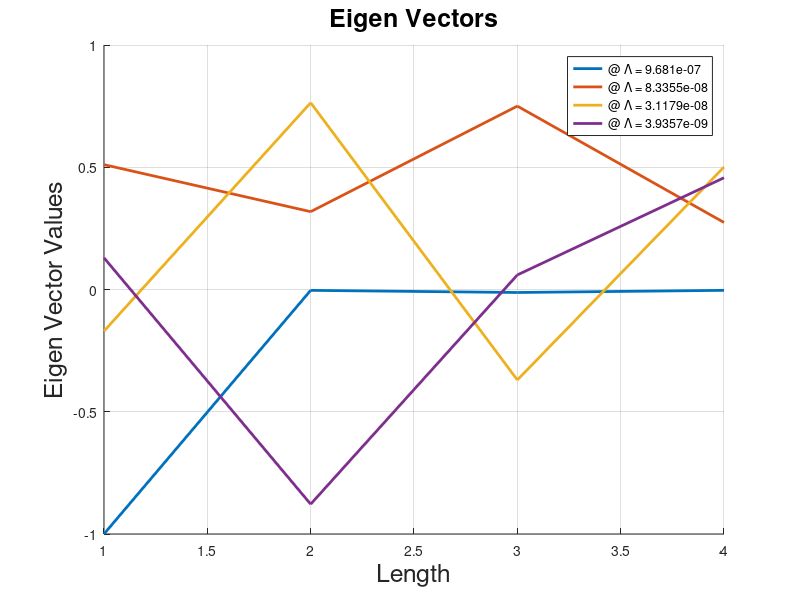
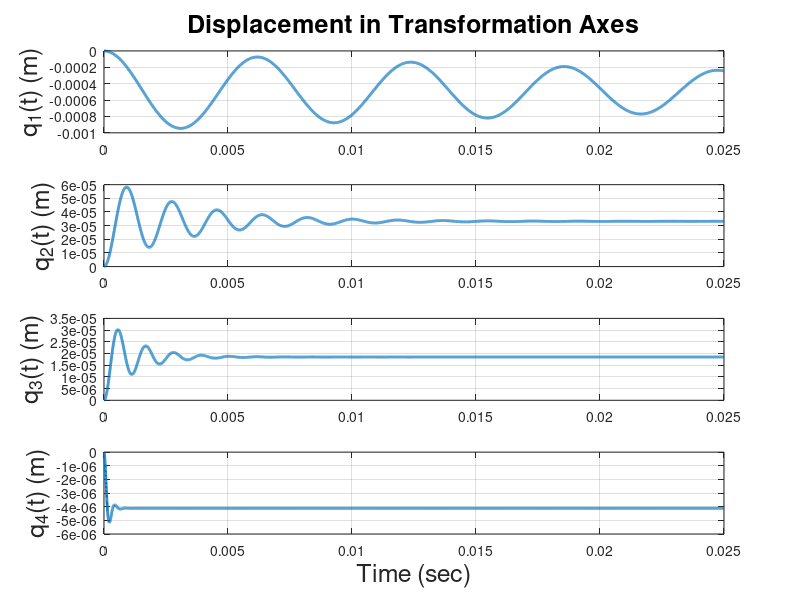
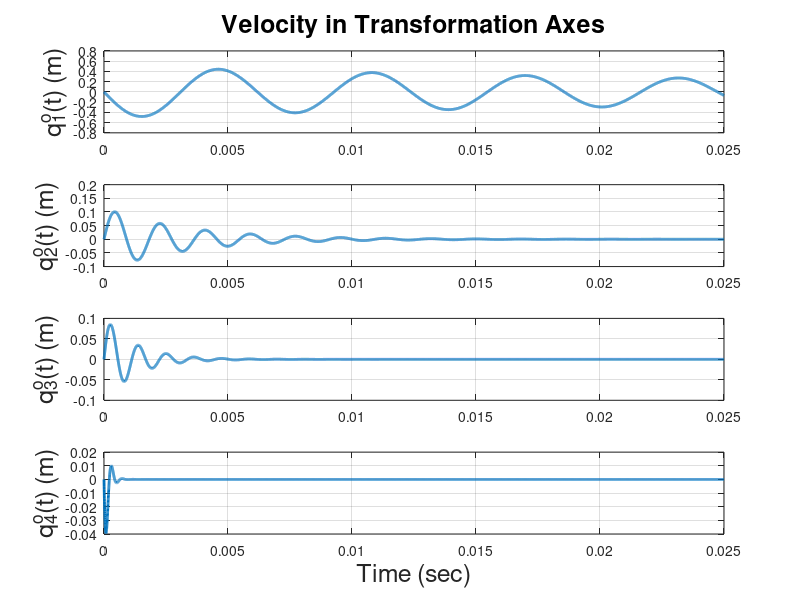
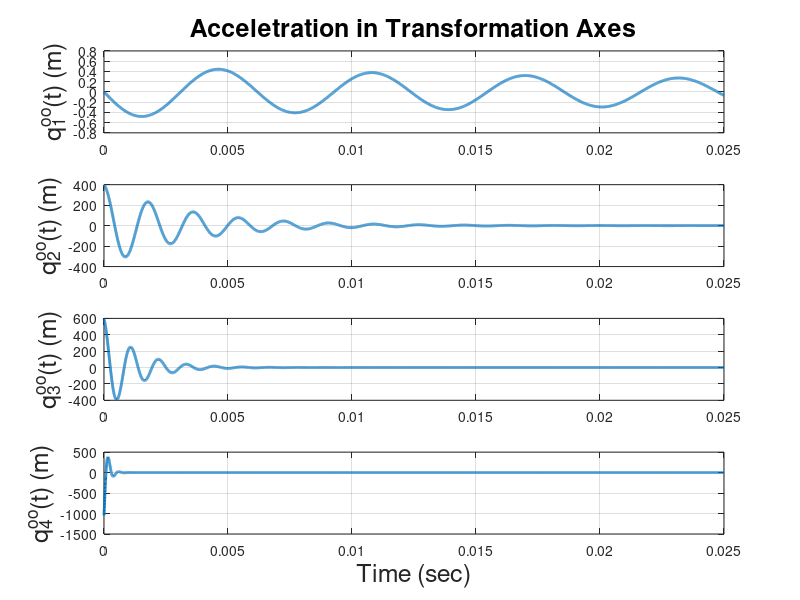

The MATLAB source for these figures, in order:
% This code is used to solve under carriage problem
%% Coded by
% Mohamed Mohamed El-Sayed Atyya
% mohamed.atyya94@eng-st.cu.edu.eg
% 22 - 5 - 2016
%% %%%%%%%%%%%%%%%%%%%%%%%%%%%%%%%%%%%%%%%%%%%%
close all; clear all; clc;
format shortG
%% DATA
        %% Beam-12
         theta(1)=90; % degree
         Length(1)=1; % m
         Area(1)=0.01; % m^2
         Inertia(1)=0.00001; % m^4
         mu(1)=50; % kg/unit length
         E(1)=2.06e11; % N/m^2
        %% Beam-23
         theta(2)=90; % degree
         Length(2)=1; % m
         Area(2)=0.01; % m^2
         Inertia(2)=0.00001; % m^4
         mu(2)=50; % kg/unit length
         E(2)=2.06e11; % N/m^2
        %% Beam-24
         theta(3)=90+45; % degree
         Length(3)=1*sqrt(2); % m
         Area(3)=0.01; % m^2
         Inertia(3)=0.00001; % m^4
         mu(3)=50; % kg/unit length
         E(3)=2.06e11; % N/m^2
        %% Damping parameter
        % C = alpha * M + beta * K
        alpha=1;
        beta=0.00005;
        %% Forces
        % Force=[f1, f2, f3, f4, f5, f6, f7, f8, f9, f10, f11, f12]
        Force=[1000, 5000, 0, 0, 0, 0, 0, 0, 0, 0, 0, 0];
        %% Response Time
        Time=linspace(0,0.025,10000);
        %% Plotting Control
        % Plot = 0 --> No Plotting data    Plot = 1 --> Plotting data
        Plot=1;  
        %% Save figures control
        % Save = 0 --> No Saving figures    Save = 1 --> Saving figures
        % The figures will saved in running folder directory
        Save=1;
%% Mass Matrix
        %% global mass matrix of each beam
        for i=1:length(Area)
            Cx=cosd(theta(i));
            Cy=sind(theta(i));
            M=mu(i)*Length(i);
            ML=M*Length(i);
            ML2=ML*Length(i);
            m{i}=[M*Cx^2/3+13/35*M*Cy^2,        -4/105*M*Cx*Cy,                         -11/210*ML*Cy,       M*Cx^2/6+9/70*M*Cy^2,           4/105*M*Cx*Cy,                           13/420*ML*Cy ; ...
                      -4/105*M*Cx*Cy,                         M*Cy^2/3+13/35*M*Cx^2,         11/210*ML*Cx,        4/105*M*Cx*Cy,                            M*Cy^2/6+9/70*M*Cx^2,          -13/420*ML*Cx ; ...
                      -11/210*ML*Cy,                           11/210*ML*Cx,                             ML2/105,                  -13/420*ML*Cy,                            13/420*ML*Cx,                             -1/140*ML2 ; ...
                      M*Cx^2/6+9/70*M*Cy^2,          4/105*M*Cx*Cy,                           -13/420*ML*Cy,        M*Cx^2/3+13/35*M*Cy^2,        -4/105*M*Cx*Cy,                          11/210*ML*Cy ; ...
                      4/105*M*Cx*Cy,                           M*Cy^2/6+9/70*M*Cx^2,          13/420*ML*Cx,          -4/105*M*Cx*Cy,                         M*Cy^2/3+13/35*M*Cx^2,         -11/210*ML*Cx ; ...
                      13/420*ML*Cy,                             -13/420*ML*Cx,                           -1/140*ML2,              11/210*ML*Cy,                             -11/210*ML*Cx,                           ML2/105 ];
        end
        %% global stiffness matrix of under carriage
        clear M;
        M=zeros(12,12);
        M(1:6,1:3)=m{1}(1:6,1:3);
        M(1:3,4:6)=m{1}(1:3,4:6);
        M(7:9,4:9)=m{2}(4:6,1:6);
        M(4:6,7:9)=m{2}(1:3,4:6);
        M(10:12,4:6)=m{3}(4:6,1:3);
        M(10:12,10:12)=m{3}(4:6,4:6);
        M(4:6,10:12)=m{3}(1:3,4:6);
        M(4:6,4:6)=m{1}(4:6,4:6)+m{2}(1:3,1:3)+m{3}(1:3,1:3);
        %% mass matrix of free nodes (1,2,3,4,5,6)
        M_free=M(1:6,1:6);
        %% reduced mass matrix nodes (1,2,4,5)
        AM=[M_free(3,1:2),M_free(3,4:5);M_free(6,1:2),M_free(6,4:5)];
        BM=[M_free(3,3),M_free(3,6);M_free(6,3),M_free(6,6)];
        CM=[M_free(1:2,1:2),M_free(1:2,4:5);M_free(4:5,1:2),M_free(4:5,4:5)];
        DM=[M_free(1:2,3),M_free(1:2,6);M_free(4:5,3),M_free(4:5,6)];
        M_reduced=CM-DM*inv(BM)*AM;
%% Stiffness Matrix
        %% global stiffness matrix of each beam
        for i=1:length(Area)
            cx=cosd(theta(i));
            cy=sind(theta(i));
            A=E(i)*Area(i)/Length(i);
            B=E(i)*Inertia(i)/Length(i);
            C=B/Length(i);
            D=C/Length(i);
            k{i}=[A*cx^2+12*D*cy^2,     (A-12*D)*cx*cy,                 -6*C*cy,          -A*cx^2-12*D*cy^2,           (-A+12*D)*cx*cy,                -6*C*cy ; ...
                     (A-12*D)*cx*cy,             A*cy^2+12*D*cx^2,         6*C*cx,            (-A+12*D)*cx*cy,                -A*cy^2-12*D*cx^2            6*C*cx ; ...
                     -6*C*cy,                         6*C*cx,                               4*B,                  6*C*cy,                                -6*C*cx,                               2*B ; ...
                     -A*cx^2-12*D*cy^2,    (-A+12*D)*cx*cy,               6*C*cy,            A*cx^2+12*C*cy^2,           (A-12*D)*cx*cy,                   6*C*cy ; ...
                     (-A+12*D)*cx*cy,          -A*cy^2-12*D*cx^2          -6*C*cx,          (A-12*D)*cx*cy,                   A*cy^2+12*D*cx^2,           -6*C*cx ; ...
                     -6*C*cy,                         6*C*cx,                               2*B,                 6*C*cy,                                 -6*C*cx,                               4*B];
        end
        %% global stiffness matrix of under carriage
        K=zeros(12,12);
        K(1:6,1:3)=k{1}(1:6,1:3);
        K(1:3,4:6)=k{1}(1:3,4:6);
        K(7:9,4:9)=k{2}(4:6,1:6);
        K(4:6,7:9)=k{2}(1:3,4:6);
        K(10:12,4:6)=k{3}(4:6,1:3);
        K(10:12,10:12)=k{3}(4:6,4:6);
        K(4:6,10:12)=k{3}(1:3,4:6);
        K(4:6,4:6)=k{1}(4:6,4:6)+k{2}(1:3,1:3)+k{3}(1:3,1:3);
        %% siffness matrix of free nodes (1,2,3,4,5,6)
        K_free=K(1:6,1:6);
        %% reduced siffness matrix nodes (1,2,4,5)
        AK=[K_free(3,1:2),K_free(3,4:5);K_free(6,1:2),K_free(6,4:5)];
        BK=[K_free(3,3),K_free(3,6);K_free(6,3),K_free(6,6)];
        CK=[K_free(1:2,1:2),K_free(1:2,4:5);K_free(4:5,1:2),K_free(4:5,4:5)];
        DK=[K_free(1:2,3),K_free(1:2,6);K_free(4:5,3),K_free(4:5,6)];
        K_reduced=CK-DK*inv(BK)*AK;
%% Damping Matrix
        %% global damping matrix of under carriage
        C=alpha*M+beta*K;
        %% damping matrix of free nodes (1,2,3,4,5,6)
        C_free=alpha*M_free+beta*K_free;
        %% reduced damping matrix
        C_reduced=alpha*M_reduced+beta*K_reduced;
%% Forces
        %% forces vector of free nodes (1,2,3,4,5,6)
        Force_free=Force(1:6);
        %% reduced forces vector
        Force_reduced=[Force(1:2),Force(4:5)]';
%% EigenValues (lamda) EigenVectors
[Eigen_Vectors, Lamda]=eig(inv(K_reduced)*M_reduced);
%% Natural Frequancy
Wn=diag(sqrt(inv(Lamda)));
%% Orthonormal Eigen Vectors
for i=1:length(Lamda(1,:))
    Alpha(i)=sqrt(1./(Eigen_Vectors(:,i)'*M_reduced*Eigen_Vectors(:,i)));
    Orthonormal_Eigen_Vectors(:,i)=Alpha(i)*Eigen_Vectors(:,i);
end
%% Transformation Axes (q)
Q=Orthonormal_Eigen_Vectors'*Force_reduced;
M_bar=Orthonormal_Eigen_Vectors'*M_reduced*Orthonormal_Eigen_Vectors;
K_bar=Orthonormal_Eigen_Vectors'*K_reduced*Orthonormal_Eigen_Vectors;
C_bar=Orthonormal_Eigen_Vectors'*C_reduced*Orthonormal_Eigen_Vectors;
%% Damping Coefficient (Zeta)
Zeta=diag(C_bar)./Wn/2;
%% Damping Frequancy (Wd)
Wd=Wn.*sqrt(1-Zeta.^2);
%% Displacement in Transformation Axes (q)
for i=1:length(Zeta)
    q(i,:)=Q(i)./(M_bar(i,i)*Wn(i)^2)*(1-exp(-Zeta(i)*Wn(i)*Time).*(cos(Wd(i)*Time)+Zeta(i)./sqrt(1-Zeta(i)^2).*sin(Wd(i)*Time)));
end
%% Velocity in Transformation Axes (q_dot)
for i=1:length(Zeta)
    q_dot(i,:)=Q(i)./(M_bar(i,i)*Wn(i)^2)*(Zeta(i)*Wn(i)*exp(-Zeta(i)*Wn(i)*Time).*(cos(Wd(i)*Time)+Zeta(i)./sqrt(1-Zeta(i)^2).*sin(Wd(i)*Time)) ...
                                                                   +exp(-Zeta(i)*Wn(i)*Time).*(Wd(i)*sin(Wd(i)*Time)-Wd(i)*Zeta(i)./sqrt(1-Zeta(i)^2).*cos(Wd(i)*Time)));
end
%% Acceleration in Transformation Axes (q_dot2)
for i=1:length(Zeta)
    q_dot2(i,:)=Q(i)./(M_bar(i,i)*Wn(i)^2)*(-exp(-Zeta(i)*Wn(i)*Time)*Zeta(i)^2*Wn(i)^2.*(cos(Wd(i)*Time)+Zeta(i)/sqrt(1-Zeta(i)^2)*sin(Wd(i)*Time)) ...
                                                                 +2*exp(-Zeta(i)*Wn(i)*Time)*Zeta(i)*Wn(i).*(Zeta(i)*Wd(i)/sqrt(1-Zeta(i)^2)*cos(Wd(i)*Time)-Wd(i)*sin(Wd(i)*Time)) ...
                                                                 +exp(-Zeta(i)*Wn(i)*Time).*(Wd(i)^2*cos(Wd(i)*Time)+Zeta(i)*Wd(i)^2/sqrt(1-Zeta(i)^2)*sin(Wd(i)*Time)));
end
%% Displacement in Initial Axes (Z)
Z=Orthonormal_Eigen_Vectors*q;
%% Velocity in Initial Axes (Z_dot)
Z_dot=Orthonormal_Eigen_Vectors*q_dot;
%% Acceleration in Initial Axes (Z_dot2)
Z_dot2=Orthonormal_Eigen_Vectors*q_dot2;
%% Plotting
if Plot ==1
        %% EigenVectors
        set(0,'defaultfigureposition',[0 50 1700 630]);
        figure('Name','Eigen Vectors','NumberTitle','off');
        set(gcf,'color','w')
        hold all;
        for i=1:length(diag(Lamda))
            plot(1:length(diag(Lamda)),Eigen_Vectors(:,i),'linewidth',2)
            LegenD{i}=['@ \Lambda = ' num2str(Lamda(i,i))];
        end
        grid on;
        title('Eigen Vectors','fontsize',18)
        ylabel('Eigen Vector Values','fontsize',18)
        xlabel('Length','fontsize',18)
        legend(LegenD)
        %% Displacement in Transformation Axes
        figure('Name','Displacement in Transformation Axes','NumberTitle','off');
        set(gcf,'color','w')
        subplot(4,1,1)
        plot(Time,q(1,:),'linewidth',2)
        title('Displacement in Transformation Axes','fontsize',18)
        grid on;
        ylabel('q_1(t) (m)','fontsize',18)
        subplot(4,1,2)
        plot(Time,q(2,:),'linewidth',2)
        grid on;
        ylabel('q_2(t) (m)','fontsize',18)
        subplot(4,1,3)
        plot(Time,q(3,:),'linewidth',2)
        grid on;
        ylabel('q_3(t) (m)','fontsize',18)
        subplot(4,1,4)
        plot(Time,q(4,:),'linewidth',2)
        grid on;
        ylabel('q_4(t) (m)','fontsize',18)
        xlabel('Time (sec)','fontsize',18)
        %% Velocity in Transformation Axes
        set(0,'defaultfigureposition',[0 50 1700 630]);
        figure('Name','Velocity in Transformation Axes','NumberTitle','off');
        set(gcf,'color','w')
        subplot(4,1,1)
        plot(Time,q_dot(1,:),'linewidth',2)
        title('Velocity in Transformation Axes','fontsize',18)
        grid on;
        ylabel('q_1^o(t) (m)','fontsize',18)
        subplot(4,1,2)
        plot(Time,q_dot(2,:),'linewidth',2)
        grid on;
        ylabel('q_2^o(t) (m)','fontsize',18)
        subplot(4,1,3)
        plot(Time,q_dot(3,:),'linewidth',2)
        grid on;
        ylabel('q_3^o(t) (m)','fontsize',18)
        subplot(4,1,4)
        plot(Time,q_dot(4,:),'linewidth',2)
        grid on;
        ylabel('q_4^o(t) (m)','fontsize',18)
        xlabel('Time (sec)','fontsize',18)
        %% Acceletration in Transformation Axes
        set(0,'defaultfigureposition',[0 50 1700 630]);
        figure('Name','Acceletration in Transformation Axes','NumberTitle','off');
        set(gcf,'color','w')
        subplot(4,1,1)
        plot(Time,q_dot(1,:),'linewidth',2)
        title('Acceletration in Transformation Axes','fontsize',18)
        grid on;
        ylabel('q_1^o^o(t) (m)','fontsize',18)
        subplot(4,1,2)
        plot(Time,q_dot2(2,:),'linewidth',2)
        grid on;
        ylabel('q_2^o^o(t) (m)','fontsize',18)
        subplot(4,1,3)
        plot(Time,q_dot2(3,:),'linewidth',2)
        grid on;
        ylabel('q_3^o^o(t) (m)','fontsize',18)
        subplot(4,1,4)
        plot(Time,q_dot2(4,:),'linewidth',2)
        grid on;
        ylabel('q_4^o^o(t) (m)','fontsize',18)
        xlabel('Time (sec)','fontsize',18)
        %% Displacement in Real Axes
        figure('Name','Displacement in Real Axes','NumberTitle','off');
        set(gcf,'color','w')
        subplot(4,1,1)
        plot(Time,Z(1,:),'linewidth',2)
        title('Displacement in Real Axes','fontsize',18)
        grid on;
        ylabel('u_1(t) (m)','fontsize',18)
        subplot(4,1,2)
        plot(Time,Z(2,:),'linewidth',2)
        grid on;
        ylabel('v_1(t) (m)','fontsize',18)
        subplot(4,1,3)
        plot(Time,Z(3,:),'linewidth',2)
        grid on;
        ylabel('u_2(t) (m)','fontsize',18)
        subplot(4,1,4)
        plot(Time,Z(4,:),'linewidth',2)
        grid on;
        ylabel('v_2(t) (m)','fontsize',18)
        xlabel('Time (sec)','fontsize',18)
        %% Velocity in Real Axes
        figure('Name','Velocity in Real Axes','NumberTitle','off');
        set(gcf,'color','w')
        subplot(4,1,1)
        plot(Time(1:length(Z_dot(1,:))),Z_dot(1,:),'linewidth',2)
        title('Velocity in Real Axes','fontsize',18)
        grid on;
        ylabel('u_1^o(t) (m)','fontsize',18)
        subplot(4,1,2)
        plot(Time(1:length(Z_dot(2,:))),Z_dot(2,:),'linewidth',2)
        grid on;
        ylabel('v_1^o(t) (m)','fontsize',18)
        subplot(4,1,3)
        plot(Time(1:length(Z_dot(3,:))),Z_dot(3,:),'linewidth',2)
        grid on;
        ylabel('u_2^o(t) (m)','fontsize',18)
        subplot(4,1,4)
        plot(Time(1:length(Z_dot(4,:))),Z_dot(4,:),'linewidth',2)
        grid on;
        ylabel('v_2^o(t) (m)','fontsize',18)
        xlabel('Time (sec)','fontsize',18)
        %% Acceletration in Real Axes
        figure('Name','Acceletration in Real Axes','NumberTitle','off');
        set(gcf,'color','w')
        subplot(4,1,1)
        plot(Time(1:length(Z_dot2(1,:))),Z_dot2(1,:),'linewidth',2)
        title('Acceletration in Real Axes','fontsize',18)
        grid on;
        ylabel('u_1^o^o(t) (m)','fontsize',18)
        subplot(4,1,2)
        plot(Time(1:length(Z_dot2(2,:))),Z_dot2(2,:),'linewidth',2)
        grid on;
        ylabel('v_1^o^o(t) (m)','fontsize',18)
        subplot(4,1,3)
        plot(Time(1:length(Z_dot2(3,:))),Z_dot2(3,:),'linewidth',2)
        grid on;
        ylabel('u_2^o^o(t) (m)','fontsize',18)
        subplot(4,1,4)
        plot(Time(1:length(Z_dot2(4,:))),Z_dot2(4,:),'linewidth',2)
        grid on;
        ylabel('v_2^o^o(t) (m)','fontsize',18)
        xlabel('Time (sec)','fontsize',18)
end
%% Save Figures
if Save ==1 && Plot ==1
    for S=1:7
        figure(S);
        saveas(gcf, [num2str(S) '.png']);
    end
end